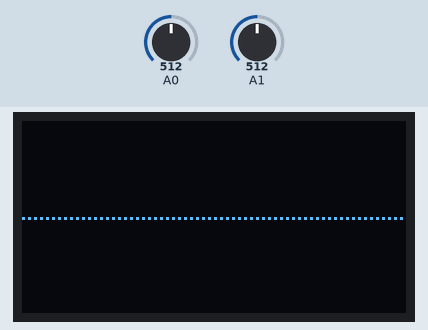
Bench run of a sketch on a simulated Arduino Uno, built with avr-gcc and run on an emulated ATmega328P. Shown: 128×64 one-colour display. The inputs (shaded band) are chosen by the test bench; at power-on: A0 = 512, A1 = 512. The OLED is the two-colour kind (top 16 rows yellow).

Above: at 1.2 s.
1.3 s: A0 set to 716
At 1.6 s:
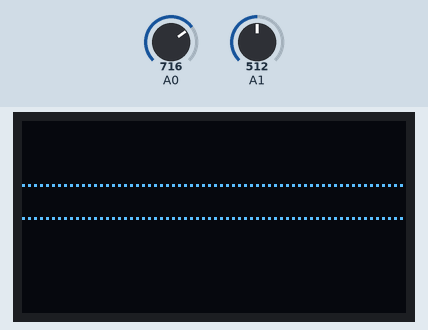
2.8 s: A1 set to 716
At 3.2 s:
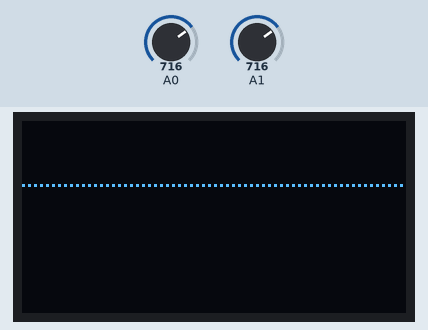
4.3 s: A0 set to 900
At 4.8 s:
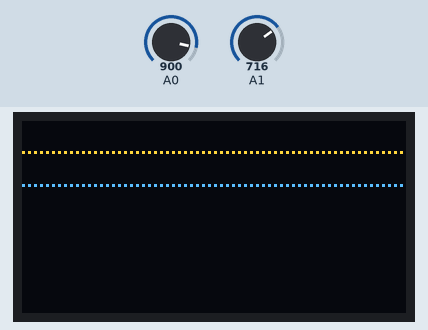
5.8 s: A1 set to 900
At 7.0 s:
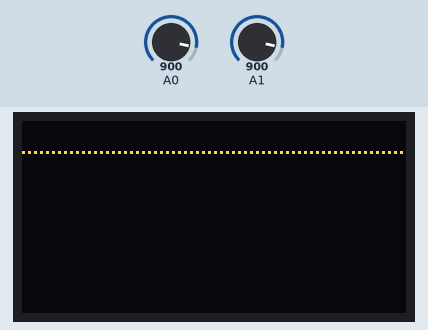
7.3 s: A0 set to 1023
At 8.5 s:
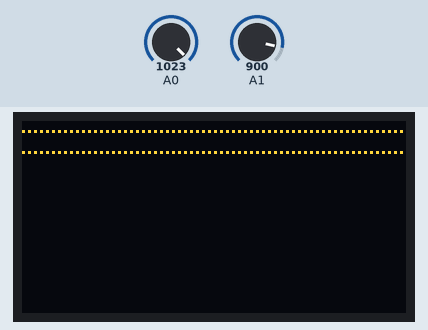
8.8 s: A1 set to 1023
At 10.1 s:
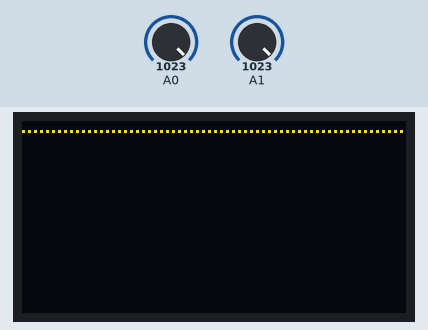
Timing chart, 0 to 11.3 s (numbered marks = the images above; inputs shaded):
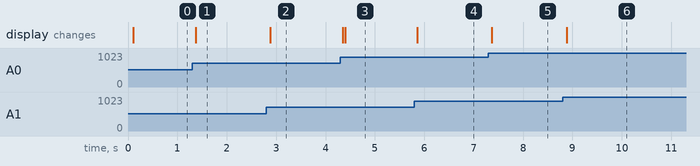

The sketch:

doppiatraccia.ino
```cpp
#include <Wire.h>
#include <Adafruit_GFX.h>
#include <Adafruit_SSD1306.h>

#define SCREEN_WIDTH 128 // OLED display width, in pixels
#define SCREEN_HEIGHT 64 // OLED display height, in pixels

#define OLED_RESET     4 // Reset pin # (or -1 if sharing Arduino reset pin)
Adafruit_SSD1306 display(SCREEN_WIDTH, SCREEN_HEIGHT, &Wire, OLED_RESET);


void setup() {
  Serial.begin(9600);
  if(!display.begin(SSD1306_SWITCHCAPVCC, 0x3C)) { // Address 0x3C for 128x32
    Serial.println(F("SSD1306 allocation failed"));
    for(;;); // Don't proceed, loop forever
  }
  display.clearDisplay();
  display.display();
}

int buff1[64];
int buff2[64];

void loop() {
  for (int i = 0; i < 64; i++) {
    buff1[i] = analogRead(A0);
    buff2[i] = analogRead(A1);
  }
  display.clearDisplay();

  for (int x = 0; x < 64; x++) {
    int y1 = 2 + map(buff1[x], 0, 1024, 60, 0);
    display.drawPixel(x*2, y1, WHITE);

  }
  //display.display();
  //delay(5);
  for (int x = 0; x < 64; x++) {
    int y1 = 2 + map(buff2[x], 0, 1024, 60, 0);
    display.drawPixel(x*2, y1, WHITE);

  }
  display.display();
  //delay(5);

  /*

   display.clearDisplay();
  for (int x = 0; x < 128; x++) {
    int y2 = 2 + map(buff[x+128], 0, 1024, 60, 0);
    display.drawPixel(x, y2, WHITE);
  }
  display.display();

  delay(1);
  */
}
```

Measured:
- after the input at 1.3 s, the display: changes after 0.07 s (image 1)
- after the input at 2.8 s, the display: changes after 0.08 s (image 2)
- after the input at 4.3 s, the display: first changes after 0.05 s (image 3 shows a later state)
- after the input at 5.8 s, the display: changes after 0.06 s (image 4)
- after the input at 7.3 s, the display: changes after 0.07 s (image 5)
- after the input at 8.8 s, the display: changes after 0.08 s (image 6)
